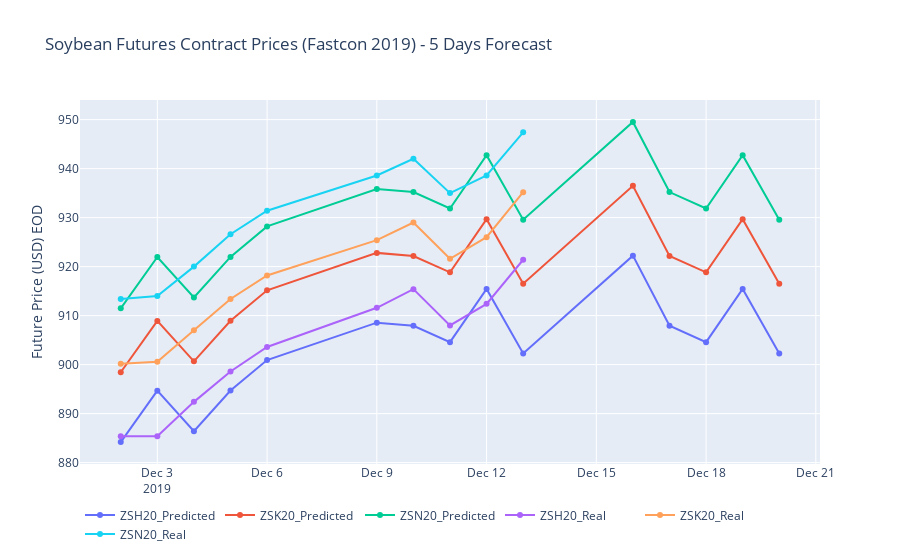

Write notebook code for a chart like this one.
### Markdown cell above
**Note-**
- RMSE - Possible error above and below mean regression line
- R Squared - Explains predictions correlation with predictor causal factors (0 to 1 inclusive)

### Code cell
## Visualization libraries

import plotly.tools as tls
import plotly.offline as py
from plotly.offline import download_plotlyjs, init_notebook_mode, plot, iplot
init_notebook_mode(connected=True)
import plotly.graph_objs as go
from collections import Counter

from plotly.offline import download_plotlyjs, init_notebook_mode, plot, iplot
init_notebook_mode(connected=True)
#Generic price change plot line comparison
fig = go.Figure()

cols = list(df)
unwanted_col = {"Date", 'Date_mar', 'Date_may'} 
  
cols = [ele for ele in cols if ele not in unwanted_col] 

data = []
for col_name in cols:
    
    data.append(go.Scatter(x=df['Date'].dt.strftime(date_format='%Y-%m-%d'), y=df[col_name],
                    #mode='lines',
                    name=col_name))
    #pdb.set_trace()
layout = go.Layout(dict(title = "Soybean Futures Contract Prices (Fastcon 2019) - 5 Days Forecast",
                  xaxis = dict(title = ''),
                  yaxis = dict(title = 'Future Price (USD) EOD'),
                  ),legend=dict(
                orientation="h"))


py.iplot(dict(data=data, layout=layout), filename='basic-line', image_width=1200,
    image_height=800)

### Figure 1 — Plotly figure (JSON) as saved in the notebook; plotly's stock layout.template omitted (floating-point values rounded to 4 significant figures)
{"data": [{"name": "ZSH20_Predicted", "type": "scatter", "x": ["2019-12-02", "2019-12-03", "2019-12-04", "2019-12-05", "2019-12-06", "2019-12-09", "2019-12-10", "2019-12-11", "2019-12-12", "2019-12-13", "2019-12-16", "2019-12-17", "2019-12-18", "2019-12-19", "2019-12-20"], "y": [884.2, 894.7, 886.4, 894.7, 900.9, 908.6, 907.9, 904.6, 915.4, 902.3, 922.2, 907.9, 904.6, 915.4, 902.3]}, {"name": "ZSK20_Predicted", "type": "scatter", "x": ["2019-12-02", "2019-12-03", "2019-12-04", "2019-12-05", "2019-12-06", "2019-12-09", "2019-12-10", "2019-12-11", "2019-12-12", "2019-12-13", "2019-12-16", "2019-12-17", "2019-12-18", "2019-12-19", "2019-12-20"], "y": [898.4, 908.9, 900.7, 908.9, 915.2, 922.8, 922.2, 918.8, 929.7, 916.5, 936.5, 922.2, 918.8, 929.7, 916.5]}, {"name": "ZSN20_Predicted", "type": "scatter", "x": ["2019-12-02", "2019-12-03", "2019-12-04", "2019-12-05", "2019-12-06", "2019-12-09", "2019-12-10", "2019-12-11", "2019-12-12", "2019-12-13", "2019-12-16", "2019-12-17", "2019-12-18", "2019-12-19", "2019-12-20"], "y": [911.5, 922.0, 913.7, 922.0, 928.2, 935.8, 935.2, 931.9, 942.7, 929.6, 949.5, 935.2, 931.9, 942.7, 929.6]}, {"name": "ZSH20_Real", "type": "scatter", "x": ["2019-12-02", "2019-12-03", "2019-12-04", "2019-12-05", "2019-12-06", "2019-12-09", "2019-12-10", "2019-12-11", "2019-12-12", "2019-12-13", "2019-12-16", "2019-12-17", "2019-12-18", "2019-12-19", "2019-12-20"], "y": [885.4, 885.4, 892.4, 898.6, 903.6, 911.6, 915.4, 908, 912.4, 921.4, null, null, null, null, null]}, {"name": "ZSK20_Real", "type": "scatter", "x": ["2019-12-02", "2019-12-03", "2019-12-04", "2019-12-05", "2019-12-06", "2019-12-09", "2019-12-10", "2019-12-11", "2019-12-12", "2019-12-13", "2019-12-16", "2019-12-17", "2019-12-18", "2019-12-19", "2019-12-20"], "y": [900.2, 900.6, 907, 913.4, 918.2, 925.4, 929, 921.6, 926, 935.2, null, null, null, null, null]}, {"name": "ZSN20_Real", "type": "scatter", "x": ["2019-12-02", "2019-12-03", "2019-12-04", "2019-12-05", "2019-12-06", "2019-12-09", "2019-12-10", "2019-12-11", "2019-12-12", "2019-12-13", "2019-12-16", "2019-12-17", "2019-12-18", "2019-12-19", "2019-12-20"], "y": [913.4, 914, 920, 926.6, 931.4, 938.6, 942, 935, 938.6, 947.4, null, null, null, null, null]}], "layout": {"legend": {"orientation": "h"}, "title": {"text": "Soybean Futures Contract Prices (Fastcon 2019) - 5 Days Forecast"}, "xaxis": {"title": {"text": ""}}, "yaxis": {"title": {"text": "Future Price (USD) EOD"}}}}
